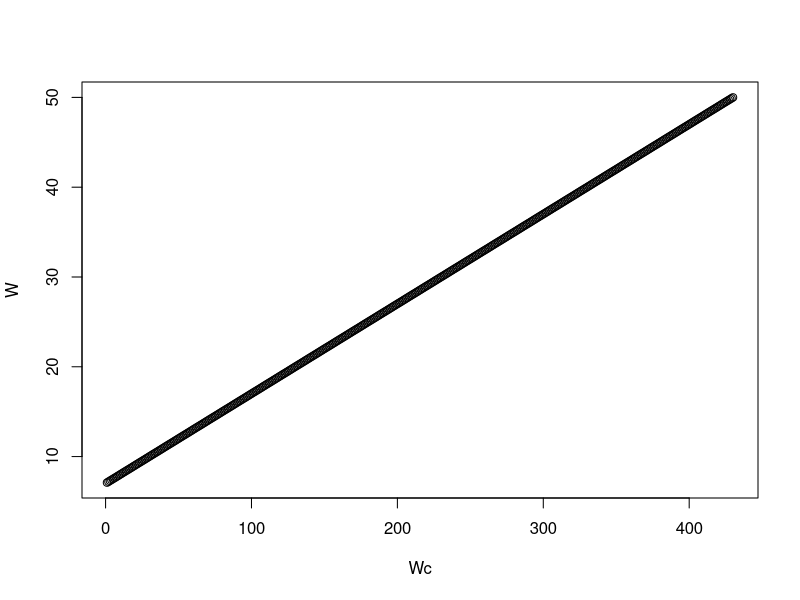
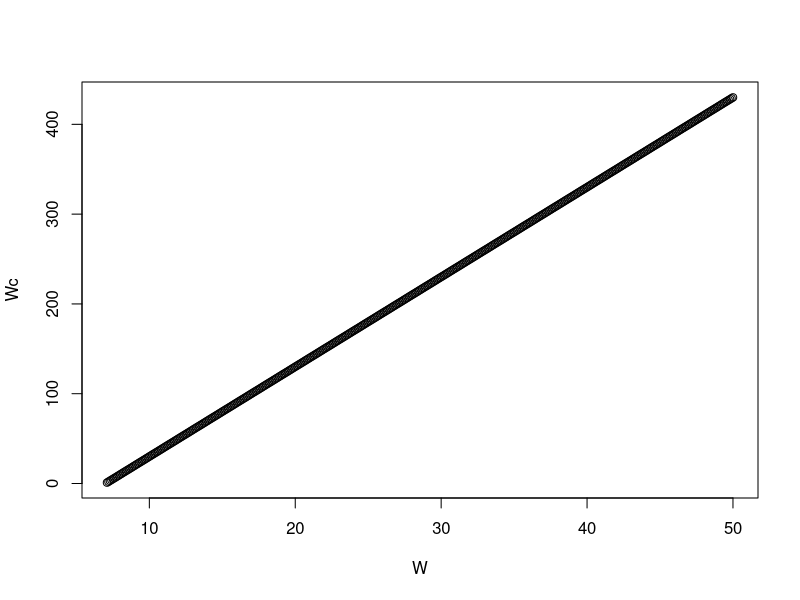
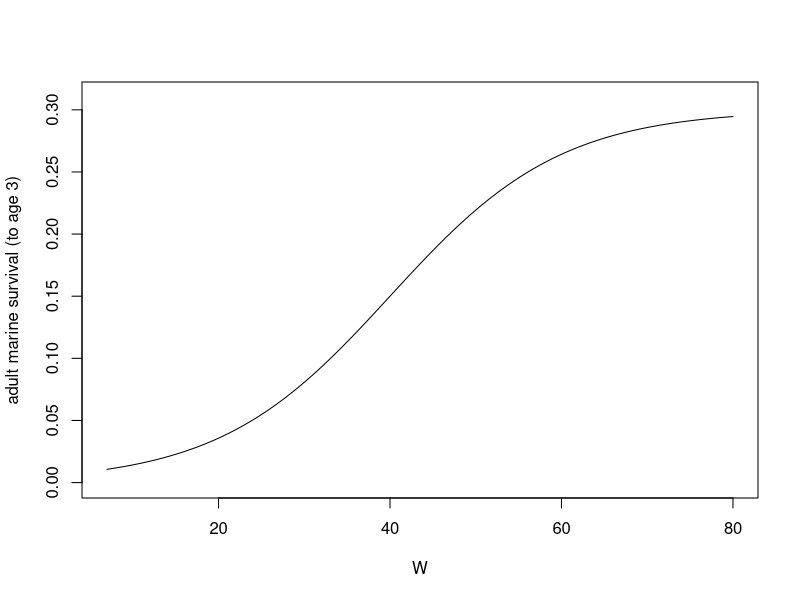

The R script that drew these images, in order: (Note: a time limit stopped this script after it produced the figures.)

##### DYNAMIC PROGRAM: juvenile salmon out-migration

# load libraries
library(abind); library(ggplot2); library(plyr); library(reshape2)

#remove scientific notation
options(scipen=999)




#### Set minimum and maximum values and steps for all state variables

# W: salmon weight (g)
Wmin <- 7
Wmax <- 50 # make this small to start? Eventually want 80 or 100 g...
Wstep <- 0.1 # discrete interval steps maybe try 0.05
Wstep.n <- ((Wmax-Wmin)/Wstep)  # this results in a lot of discrete steps
                      
# A: salmon area
Amin <- 1
Amax <- 26

# t: time
tmin <- 1
tmax <- 60




#### Make functions to convert between W in grams and W in computer discrete indexing

# Make a data frame to covert between real W (grams) and computer discrete index (Wc)
Wconvdf <- data.frame(W = seq(Wmin+Wstep, Wmax, 0.1), Wc = seq(1,Wstep.n,1))

plot(W ~ Wc, Wconvdf)
summary(lm(W ~ Wc, Wconvdf)) # y-int: 7, slope: 0.1
m.Wc <- 0.1
y.Wc <- 7

plot(Wc ~ W, Wconvdf)
summary(lm(Wc ~ W, Wconvdf)) # y-int: -70, slope: 10
m.W <- 10
y.W <- -70

# Build functions to convert between W and Wc
WtoWc <- function(W){ round(m.W*W + y.W, digits=Wstep) }
WctoW <- function(Wc){ m.Wc*Wc + y.Wc }

# Test
WtoWc(10); WtoWc(10.1); WtoWc(10.11) # Good. 30, 31, 31.
WctoW(30); WctoW(31) # Good.




#### Simulate river habitats by area
h.vec <- rep(NA, Amax) # create blank vector for habitats for each Area.

h.vec[Amax] <- "o" # make the last area (Amax) the ocean: "o"

set.seed(24)  # set.seed to keep altered and natural habitat distribution constant for now.
h.vec[1:Amax-1] <- sample(0:1, Amax-1, replace=T, prob=c(0.5,0.5))  # randomly sample
        # Amax-1 number of values 0 or 1 with a 50% probability between the two values.

h.vec[h.vec == "1"] <- "a"  # change 1 from sample function to "a"
h.vec[h.vec == "0"] <- "n"  # change 0 from sample function to "n"




#### Make empty objects to store eventual outputs from dynamic programming equations

# F.all <- an array that stores the final expected fitness (probability of surviving to a
#          returning adult) for each salmon weight (columns), time (rows), for each area (matrices)

F.all <- array(NA, dim=c(tmax, Wstep.n, Amax))  #(rows: time, cols: weight, matrices: area)

# Best.beh <- an array with the same structure as F.all. This is the decision matrix. Stored values
#             will be the best decision chosen (move 0, 1, 2 areas).

Best.beh <- array(NA, dim=c(tmax, Wstep.n, Amax))  #(rows: time, cols: weight, matrices: area)

# Surv.day <- an array with the same structure as F.all. This is the survival matrix. Stored values
#             will be the daily survival (equation 4).

Surv.day <- array(NA, dim=c(tmax, Wstep.n, Amax))  #(rows: time, cols: weight, matrices: area)

# G.day <- an array with the same structure as F.all. This is the growth rate matrix. Stored values
#             will be the daily growth.

G.day <- array(NA, dim=c(tmax, Wstep.n, Amax))  #(rows: time, cols: weight, matrices: area)



# F.vec <- an array to hold the expected fitness at time t+1 (2nd column, value used in calculations), and
#         at time t (1st column, resulting value from current calculation, which will be used in the NEXT
#         iteration).

F.vec <- array(NA, dim=c(Wstep.n, 2, Amax))  #(rows: weight, cols: F(x,t), F(x, t+1), matrices: area)



#### Parameters

# Behavioral choice
U <- c(0, 1, 2)

# Terminal fitness
Ws    <- 40
r     <- 0.1
Smax  <- 0.3

# Growth
E     <- 0.04
qa    <- 0.7 #can change
qn    <- 1    # can change
a     <- 0.86
Alpha <- 0.00607
d     <- 1
dn0   <- 0.7
v     <- 0.027
f     <- 0.5
g     <- 2
c     <- 40
j     <- 0.07

# Risk
Bu    <- c(0.7, 1, 0.7) # B0, B1, B2 (can concatenate because we will loop over behavior choices?)
Ba    <- 1
Bn    <- 0.7 #can change
Bo    <- 1
Bw    <- 2
M     <- 0.002
m     <- -0.37
ya    <- 1  #can change
yn    <- 1  #can change
yo    <- 1  #can change
P     <- 20

#### Terminal fitness function - how does salmon weight at tmax and Amax relate to probability of
#    surviving to a returning adult? Larger salmon more likely to survive to a returning adult.
#    Sigmoidal function that asymptotes at Smax.

#ONLY applicable for salmon at A 26 at tmax!!!! Otherwise, fitness is 0!
TERM.FUN <- function(W, Ws, r, Smax){ Smax/(1+exp(-r*(W-Ws))) }

# plot Terminal Fitness function
curve(TERM.FUN(W, Ws=Ws , r=r, Smax=Smax), xname="W", xlim=c(7,80), ylim=c(0,0.31), ylab="adult marine survival (to age 3)")




#### Fill in last column (tmax) for F.vec based on Terminal fitness function
F.vec[1:Wstep.n, 2, Amax] <- TERM.FUN(W = seq(Wmin+Wstep, Wmax , Wstep),
                                              Ws=Ws, r=r, Smax=Smax)

F.vec[,2,1:Amax-1] <- 0    #if salmon end in any area besides the last (Amax), then their fitness is 0!

#View(F.vec[,,Amax]) #check and see terminal values at Amax (should all be values)
#View(F.vec[,,1]) #check and see terminal values at Area 1 (should all be 0s)




#### Fitness function - function to calculate fitness at any salmon weight,area,
          # and behavior (movement choice). Use state dynamics to calculate new
          # W(t+1) and new A(t+1). Calculate expected fitness for resulting new
          # states from 2nd column of F.vec. Returns Fit (matric with two values):
          # Fit[,1] is expected fitness
          # Fit[,2] is daily survival

# Functions used inside the Fitness function (see Final State Dynamics.R for more details)
GROWTH.FUN <- function(W, E, q, a, Alpha, d, v, U)    { q*E*W^a - d*Alpha*W*exp(v*U) }
OCEAN.Q <-    function(t, f, g, c, j)             { f + g*exp(-(t-c)^2/2*j^2) }
SURV.FUN <-   function(W, Bu, Bh, Bw, M, m, y, P) { (1-M*(Bu + Bh + Bw*W^m))^(y*P) }


# Fitness function (described above)
FITNESS <- function(Wc, A, t, U, Wmax, Amax, # state vars, constraints & beh choice (vars we will for loop over)
                    E, q, a, Alpha, d, v, f, g, c, j, Bu, Bh, Bw, M, m, y, P, # vars in functions
                    qa, qn, ya, yn, yo, # vars that vary by habitat (h.vec)
                    h.vec, F.vec) # vectors describing habitats of areas and stored Fitness values
  
  { # start of function
  
  #define or change input parameters that depend on U, habitat, or Area.
  U  <- ifelse(U == 1, 20, ifelse(U == 2, 40, 0))
  d  <- ifelse(U == 0 & h.vec[A] == "n", dn0, d)
  q  <- ifelse(h.vec[A] == "o", OCEAN.Q(t=t, f=f, g=g, c=c, j=j), ifelse(h.vec[A] == "n", qn, qa))
  Bh <- ifelse(h.vec[A] == "n", Bn, ifelse(h.vec[A] == "a", Ba, Bo))
  y  <- ifelse(h.vec[A] == "n", yn, ifelse(h.vec[A] == "a", ya, yo))
  W  <- WctoW(Wc) # convert Wc (discrete 1 to 730 to W in grams)
  
  Wnew <- W + GROWTH.FUN(W=W, E=E, a=a, v=v, Alpha= Alpha, U=U, d=d, q=q)
  
  Wnew <- min(Wnew, Wmax) # if Wnew is greater than max value, keep at max value (this will be unlikely to happen since our Wmax is BIG.)
  Wcnew <- WtoWc(Wnew)
  
  Anew <- A + ifelse(U == 20, 1, ifelse(U == 40, 2, 0))           # salmon's new location is its current A plus movement choice U.
  Anew <- min(Anew, Amax) # if salmon are in the ocean (Amax) keep them in the ocean.
  
  Fit <- matrix(NA, 1, 3)
  Fit[,1] <- ifelse(Wnew > Wmin, SURV.FUN(W=W, Bu=Bu, Bw=Bw, M=M, m=m,
                                          P=P, Bh=Bh, y=y)*F.vec[Wcnew, 2, Anew], 0)
  Fit[,2] <- SURV.FUN(W=W, Bu=Bu, Bw=Bw, M=M, m=m,
                      P=P, Bh=Bh, y=y)
  Fit[,3] <- GROWTH.FUN(W=W, E=E, a=a, v=v, Alpha= Alpha, U=U, d=d, q=q)
  
  return(Fit)
  
} # end function.

#Test Fitness function 
FITNESS(Wc=1, A=Amax, t=tmax, U=0, Wmax, Amax,
        E, q, a, Alpha, d, v, f, g, c, j, Bu=Bu[1], Bh, Bw, M, m, y, P, 
        qa, qn, ya, yn, yo, 
        h.vec, F.vec) # # (Expected Fitness) and # (daily survival) and # growth rate (for that time step)!!!!!



#### OVER.BEH function to apply over BEHAVIORAL CHOICES (move 0, 1, 2).
      # Function used to apply FITNESS using for loop over all behavioral choices.
      # Returns the maximum fitness (F.best), best choice (Beh.best), and daily survival (Surv.day).
      # F.best saved in appro first col of F.vec.
      # Returns Temp.out: copy of updated F.vec with extra rows at bottom with F.best and Beh.best.

OVER.BEH <- function(Wc, A, t, U, Wmax, Amax, # state vars, constraints & beh choice (vars we will for loop over)
                     E, q, a, Alpha, d, v, f, g, c, j, Bu, Bh, Bw, M, m, y, P, # vars in functions
                     qa, qn, ya, yn, yo, # vars that vary by habitat (h.vec)
                     h.vec, F.vec)

  { # start function
  F.beh.surv <- matrix(NA, 3, 3)  #matrix to save fitness (Fit) from each (3) behavioral choice.
  
  # run a for loop over all behavioral choices to get FITNESS (Fit) from each one.
  for(i in 1:length(U)){ F.beh.surv[i,] <- FITNESS(Wc, A, t, U[i], Wmax, Amax,
                                               E, q, a, Alpha, d, v, f, g, c, j, Bu[i], Bh, Bw, M, m, y, P, 
                                               qa, qn, ya, yn, yo, 
                                               h.vec, F.vec) }

  F.best <- max(F.beh.surv[,1])  # Get maximum expected fitness from all three behavioral choices.
  S.day <- ifelse(F.best > 0, F.beh.surv[F.beh.surv[,1] == F.best, 2], NA) # Get the daily survival from the max expected fitness.
  G.day <- ifelse(F.best > 0, F.beh.surv[F.beh.surv[,1] == F.best, 3], NA) # Get the daily growth from the max expected fitness.
  
  Temp <- data.frame(Fit = F.beh.surv[,1], beh = seq(0,2,1), Surv = F.beh.surv[,2], Growth = F.beh.surv[,3])  # make temp dataframe with each fitness (Fit) for each behavior (0,1,2), and daily survival (Surv).
  Beh.best <- ifelse(F.best > 0, Temp[Temp$Fit == max(Temp$Fit),2], NA)  #get single value of best behavior choice (0,1,2). If F.best is 0 for all behavioral types, than no beh is best, return NA.
  
  F.vec[Wc,1,A] <- F.best  # save best fitness in the appropriate F.vec column 1 for that specific state W and A.
  
  Temp.out <- array(NA, dim=c(Wstep.n+2, 2, Amax)) #(rows: salmon weight, cols: F(x,t), F(x, t+1), matrices: area). Same size as F.vec, but add 2 rows to save F.best, Best.beh, and Surv.day.
  Temp.out[Wstep.n+1,,] <- c(F.best, Beh.best)
  Temp.out[Wstep.n+2,,] <- c(S.day, G.day)
  Temp.out[1:Wstep.n,,] <- F.vec  # Temp.out needs ALL the info that will be used in the next function/loop. 
                               # F.vec AND F.best, S.day, and Beh.best. Will split up later to use in different ways in the next function OVER.STATES.
  return(Temp.out)
  
  } # end function.

# Check if loop inside OVER.BEH works
F.beh.surv <- matrix(NA, 3, 3)
for(i in 1:length(U)){ F.beh.surv[i,] <- FITNESS(Wc=1, A=Amax, t=tmax, U[i], Wmax, Amax,
                                                 E, q, a, Alpha, d, v, f, g, c, j, Bu[i], Bh, Bw, M, m, y, P, 
                                                 qa, qn, ya, yn, yo, 
                                                 h.vec, F.vec) }
F.beh.surv # Works!!!

rm(F.beh.surv) #remove after done checking.


# Check if OVER.BEH works for a specific W and A state for tmax-1. 
Test.beh <- OVER.BEH(Wc=1, A=Amax, t=tmax, U, Wmax, Amax,
                     E, q, a, Alpha, d, v, f, g, c, j, Bu, Bh, Bw, M, m, y, P,
                     qa, qn, ya, yn, yo, 
                     h.vec, F.vec)
View(Test.beh[,,Amax])   # Works!!! Look for a value in column one at W<-3 and
                      # in rows 731 and 731 where we stored Fit, Beh.best, S.day, and G.day.
rm(Test.beh)


#### OVER.STATES function to apply over BEHAVIORAL CHOICES (move 0, 1, 2) AND AREA (1 to 26).
     # Function used to iterate OVER.BEH over both states W and A using nested for loops.
     # Run OVER.BEH and get Temp.out. Split Temp.out to F.vec and best.F.beh (only F.best and Beh.best).
     # Put Beh.best in appro Store spot. Combine F.vec and Store in an array,
     # Temp.out2 with 4 cols (F(x,t), F(x,t+1), F.best, Beh.best, S.day).

OVER.STATES <- function(Wc, A, t, U, Wmax, Amax, # state vars, constraints & beh choice (vars we will for loop over)
                        E, q, a, Alpha, d, v, f, g, c, j, Bu, Bh, Bw, M, m, y, P, # vars in functions
                        qa, qn, ya, yn, yo, # vars that vary by habitat (h.vec)
                        h.vec, F.vec)
 { # start function
  
  Store <- array(NA, dim=c(Wstep.n, 4, Amax)) # Array to store all F.best (col 1), Beh.best (col 2), and S.day (col 3), G.day (col 4)
                                                # from OVER.BEH for each state W (rows) and A (matrices).
  
  for(Wc in 1:Wstep.n){
    for(A in 1:Amax){
      Temp.out <- OVER.BEH(Wc, A, t, U, Wmax, Amax,
                           E, q, a, Alpha, d, v, f, g, c, j, Bu, Bh, Bw, M, m, y, P,
                           qa, qn, ya, yn, yo,
                           h.vec, F.vec) # this returns Temp.out from OVER.BEH, which looks like...
                                         # an array: (rows: salmon weight (length: Wstep.n+2),
                                         # 2 cols: F(x,t), F(x, t+1), matrices: area (length: Amax)).
                                         # Same size as F.vec, but add 2 rows to Wstep.n to save
                                         # F.best [in Wstep.n+1 row, 1st col], Best.beh [in Wstep.n+1 row, 2nd col],
                                         # Surv.day [Wstep.n=2 row, 1st col], and G.day [Wstep.n=2 row, 2nd col].
      
      F.vec <- Temp.out[1:Wstep.n,,] # get F.vec by itself out of Temp.out (without last two rows).
      best.F.beh.S <- c(Temp.out[Wstep.n+1,1,1], Temp.out[Wstep.n+1,2,1], Temp.out[Wstep.n+2,1,1], Temp.out[Wstep.n+2,2,1]) # get F.best, Beh.best, S.day, G.day.
      
      Store[Wc,,A] <- best.F.beh.S # put F.best, Beh.best, S.day, G.day in Store for appro loop state combo.
      
    }} #end nested for loops.
  
  # Combine Store values with F.vec in Temp.out2 as the vessel leaving this function to bring important info to next for loop!
  Temp.out2 <- abind(F.vec, Store, along = 2) # add Store columns to F.vec. This should be an array (rows: Wstep.n, matrices: Amax)
                                              # with 5 columns: F(X,t), F(X,t+1), F.best, Beh.best. S.day.
                                              # along = 2 tells to bind the columns (dimension 2) together!
  return(Temp.out2)
  
 } # end function.


# check to see if OVER.STATES works and returns Temp.out2
Test.States <- OVER.STATES(Wc, A, t=tmax-1, U, Wmax, Amax,
                E, q, a, Alpha, d, v, f, g, c, j, Bu, Bh, Bw, M, m, y, P,
                qa, qn, ya, yn, yo, 
                h.vec, F.vec)

View(Test.States[,,Amax-1]) # works!!
      # View(Test.States[,,Amax]) Col 2 (F(W,t+1)) has values from terminal fitness, optimal choice has to be move 0
      # View(Test.States[,,Amax-1]) Col 2 (F(W,t+1)) has 0s from terminal fitness, optimal choice can be move 1 or 2
      # View(Test.States[,,Amax-2]) Col 2 (F(W,t+1)) has 0s from terminal fitness, optimal choice has to be move 2
      # View(Test.States[,,Amax-3]) Col 2 (F(W,t+1)) has 0s from terminal fitness, F.best all 0s because can't make it
                                                   # to A26 in by tmax. Therefore, Beh.best and S.day all NAs.
rm(Test.States)



#### MAIN PROGRAM: iterate all of the above functions over time starting with tmax and moving backwards until t = 0.

### Output objects to save data from program
F.vec    # (rows: weight, cols: F(x,t), F(x, t+1), matrices: area)
F.all    # (rows: time, cols: weight, matrices: area)
Best.beh # (rows: time, cols: weight, matrices: area)
Surv.day # (rows: time, cols: weight, matrices: area)
G.day    # (rows: time, cols: weight, matrices: area)

# Start iterations over time
t <- tmax # time starts with tmax.


start.time <- Sys.time() # time how long the while loop takes

# Use while loop starting at Time = tmax, decrement with each loop, until time is 1 and then exit the loop.
while(t > 1)
  { # start while loop
  
  t <- t - 1 # This takes the Time from the prior loop and decrements it by one for the next loop.
  
  Temp.out2 <- OVER.STATES(Wc, A, t, U, Wmax, Amax,
                           E, q, a, Alpha, d, v, f, g, c, j, Bu, Bh, Bw, M, m, y, P,
                           qa, qn, ya, yn, yo,
                           h.vec, F.vec)  # Get all F.best, Beh.best, and S.day for all W and A for the current Time.
                                          # Temp.out2 also has the updated F.vec!
  
  TempF.vec <- Temp.out2[,1:2,] # Get F.vec out of Temp.out2 (first two columns).
  
  for (J in 1:Wstep.n){    # for each state W and A, update F.vec with the new F.vec (TempF.vec) from the OVER.STATES function (column 1),
    for(K in 1:Amax){   # and put those values back into F.vec in the second column to be ready for the next time iteration.
      F.vec[J,2,K] <- TempF.vec[J,1,K] }}
  
  Best.beh[t,,] <- Temp.out2[,4,]  # save best behavior in Best.beh (decision matrix!)
  F.all[t,,] <- Temp.out2[,3,]     # save best fitness in F.all
  Surv.day[t,,] <- Temp.out2[,5,]  # save daily Survival in Surv.day
  G.day[t,,] <- Temp.out2[,6,]     # save daily growth in G.day
  
} # end while loop.

end.time <- Sys.time() # time how long the while loop takes
program.duration <- end.time - start.time
program.duration 

# Check output data sets to see if they make sense
View(F.all[,,Amax])
View(Best.beh[,,Amax-10])
View(Surv.day[,,Amax-4])
View(G.day[,,Amax]) # not 100% sure these are the values I want to use.
# Wahoooo!!!!! Only this is time 60 (last row) is missing because they are from
  # the Terminal Fitness function (not the program)! But I can always manually add them in!




#### Collapse arrays and combine into one data frame for plotting in ggplot.

## Best.beh
df.beh <- adply(Best.beh, c(1,2,3))                  # collapse array to dataframe
colnames(df.beh) <- c("t", "Wc", "A", "Best.beh")  # add labels to columns

# change factors to numeric.
df.beh$t <-as.numeric(df.beh$t)
df.beh$Wc <-as.numeric(df.beh$Wc)
df.beh$A <-as.numeric(df.beh$A)
summary(df.beh)

# add column for W and get the values convertedf rom Wc.
df.beh$W <- WctoW(df.beh$Wc)


## F.all
df.Fit <- adply(F.all, c(1,2,3))
colnames(df.Fit) <- c("t", "Wc", "A", "Fit")

# change factors to numeric.
df.Fit$t <-as.numeric(df.Fit$t)
df.Fit$Wc <-as.numeric(df.Fit$Wc)
df.Fit$A <-as.numeric(df.Fit$A)
summary(df.Fit)

# add column for W and get the values convertedf rom Wc.
df.Fit$W <- WctoW(df.Fit$Wc)


## Surv.day
df.S <- adply(Surv.day, c(1,2,3))
colnames(df.S) <- c("t", "Wc", "A", "S.day")

# change factors to numeric.
df.S$t <-as.numeric(df.S$t)
df.S$Wc <-as.numeric(df.S$Wc)
df.S$A <-as.numeric(df.S$A)
summary(df.S)

# add column for W and get the values converted from Wc.
df.S$W <- WctoW(df.S$Wc)

# join all together.
df.all1 <- join(df.beh, df.Fit)   # join data for best behavior and fitness together in one data frame.

df.all2 <- join(df.all1, df.S)    # join also daily survival estimates.

summary(df.all2) # check data types
df.all2$Best.beh <- as.factor(df.all2$Best.beh) # make Best.beh a factor.

df.all2 <- df.all2[df.all2$t != tmax,]  # drop tmax because that is the end, and therefore have no behavioral choices.


## Export all decision, fitness, and survival matrices.
write.csv(df.all2, "C:\\Users\\megan\\Google Drive\\Professional\\GIT Repositories\\SDP-pred-mig\\results\\All.program.output.csv")




#### FORWARD SIMULATIONS ####
# create subset of salmon starting computer weights (Wc) to simulate tracks for
Wstart <- seq(7.1, 20, 0.5) # pick starting weights (g) to simulate

# convert sim.sam from W to Wc
Wstart <- WtoWc(Wstart)

# create output objects to store outcomes from for loop
output.A <- matrix(NA, tmax, length(Wstart))  # roWstart: time, columns: weight (W). Output to track best behaviors over time for each state.
output.A[1,] <- 1 # salmon start in area 1

output.S <- matrix(NA, tmax, length(Wstart)) # output to store daily Surv
output.Fit <- matrix(NA, tmax, length(Wstart)) # output to store expected Fitness
output.beh <- matrix(NA, tmax, length(Wstart)) # output to store best behavior

output.Wc <- matrix(NA, tmax, length(Wstart)) # output to store changing W over time.
output.Wc[1,] <- Wstart

output.Scum <- matrix(NA, tmax, length(Wstart)) # output to store cumulative survival over time.

# for loop tracking new areas for individuals starting at A = 1, and my chosen salmon weights (W in sim.sam).

for(X in 1:length(Wstart)){            # iterate over chosen starting salmon weights
  for(t in 1:(tmax-1)){                    # iterate over time
    A <- output.A[t,X]                     # current area is the value in the current row of time (t)
    Anew <- A + Best.beh[t,X,A]            # area in next time step is the current location plus how much they move (Best.beh)
    Anew <- min(Anew, Amax)                # area cannot be greater than Amax 
    output.A[t+1,X] <- Anew                # store new area in the next row (t+1)
 
    Wc <-output.Wc[t,X]                    # current Wc (computer weight) is from the appro spot in output.Wc
    W <- WctoW(Wc)                         # convert to W (salmon weight in g)
    W.new <- W + G.day[t,X,A]              # new salmon weight is current W (g) plus growth increment from certain choice stored in G.day
    Wc.new <- WtoWc(W.new)                 # convert new W to new Wc
    output.Wc[t+1,X] <- Wc.new             # store new Wc in output.Wc
    
    output.S[t,X] <- Surv.day[t,X,A]       #  get appro daily survival from Surv.day and save it in output.S
    output.Fit[t,X] <- F.all[t,X,A]        #  get appro expected fitness from F.all and save it in output.Fit
    output.beh[t,X] <- Best.beh[t,X,A]     #  get appro best beh from Best.beh and save it in output.beh
  
    }} # end for loops.

output.W <- WctoW(output.Wc)





# for loop for cumulative survival
for(X in 1:length(Wstart)){
  for(t in 1:(tmax)){
    output.Scum[t,X] <- prod(output.S[1:t,X])
    }} # end of loop.







# Plot forward simulations!

# melt output.A
data.tracks <- melt(output.A)
colnames(data.tracks)<- c("Time", "Wstart", "A")

data.tracks <- join(data.tracks, data.frame(h = h.vec, A = seq(1,Amax,1)))

# melt output.S
data.tracks.S <- melt(output.S)
colnames(data.tracks.S)<- c("Time", "Wstart", "S.day")

data.tracks <- join(data.tracks, data.tracks.S)

# melt output.Fit
data.tracks.Fit <- melt(output.Fit)
colnames(data.tracks.Fit)<- c("Time", "Wstart", "Fit")

data.tracks <- join(data.tracks, data.tracks.Fit)

# melt output.beh
data.tracks.beh <- melt(output.beh)
colnames(data.tracks.beh)<- c("Time", "Wstart", "Beh")

data.tracks <- join(data.tracks, data.tracks.beh)

# melt output.beh
data.tracks.Scum <- melt(output.Scum)
colnames(data.tracks.Scum)<- c("Time", "Wstart", "S.cum")

data.tracks <- join(data.tracks, data.tracks.Scum)

# melt output.W
data.tracks.W<- melt(output.W)
colnames(data.tracks.W)<- c("Time", "Wstart", "W")

data.tracks <- join(data.tracks, data.tracks.W)

# convert Wstart to salmon weigh units and as a factor.
data.tracks$Wstart <- as.factor(data.tracks$Wstart)
levels(data.tracks$Wstart) <- c(WctoW(Wstart))


# see data.tracks all together: Time, W, A, h, S.day, Fit, Beh
head(data.tracks)


# Plot forward simulations!

# plot outmigration tracks.
ggplot(data=data.tracks, aes(x=Time, y=A, color=as.factor(Wstart))) +
  geom_line(size=1, position=position_dodge(0.4)) + geom_point(position=position_dodge(0.4)) +
  theme(axis.line = element_line(colour = "black"), panel.border = element_blank(), panel.background = element_blank()) +
  theme(legend.key=element_blank(), legend.position="bottom", legend.background=element_blank()) + coord_equal() +
  scale_x_continuous(breaks = seq(1,tmax,1)) +
  scale_y_continuous(breaks = seq(1,Amax,1))



# plot daily survival by time.
ggplot(data=data.tracks, aes(x=Time, y=S.day, color=as.factor(Wstart))) +
  scale_x_continuous(breaks = seq(1,tmax,1)) + geom_point(position=position_dodge(0.4)) +
  theme(axis.line = element_line(colour = "black"), panel.border = element_blank(), panel.background = element_blank()) +
  theme(legend.key=element_blank(), legend.background=element_blank()) +
  scale_x_continuous(breaks = seq(1,tmax,1))

# plot daily survival by Area.
ggplot(data=data.tracks, aes(x=A, y=S.day, color=as.factor(Wstart))) + geom_point(position=position_dodge(0.4)) +
  theme(axis.line = element_line(colour = "black"), panel.border = element_blank(), panel.background = element_blank()) +
  theme(legend.key=element_blank(), legend.background=element_blank()) +
  scale_x_continuous(breaks = seq(1,Amax,1))

# plot cumulative survival by time.
ggplot(data=data.tracks, aes(x=Time, y=S.cum, color=as.factor(Wstart))) + geom_point(position=position_dodge(0.4)) +
  theme(axis.line = element_line(colour = "black"), panel.border = element_blank(), panel.background = element_blank()) +
  theme(legend.key=element_blank(), legend.background=element_blank()) +
  scale_x_continuous(breaks = seq(1,tmax,1))

# plot growth by time.
ggplot(data=data.tracks, aes(x=Time, y=W, color=as.factor(Wstart))) + geom_point() +
  theme(axis.line = element_line(colour = "black"), panel.border = element_blank(), panel.background = element_blank()) +
  theme(legend.key=element_blank(), legend.background=element_blank()) +
  scale_x_continuous(breaks = seq(1,tmax,1))



#### Get frequency of moves per habitat per starting salmon weight (Wstart)

# df <- subset(data.tracks, data.tracks$Wstart == 7.1) # to practice within function on one Wstart value.


TRACK.SUM.FUN <- function(A, h, Beh, Time, Fit, S.day, S.cum, W){ # start function.
  df <- data.frame (A, h, Beh, Time, Fit, S.day, S.cum, W)
  df$Beh <- as.factor(df$Beh)
  df$h <- as.factor(df$h)
  
  Fit <- max(df$Fit, na.rm=T)            # get maximum (end at tmax) expected future fitness (prob of surving to adult)
  S.cum.tot <- min(df$S.cum, na.rm=T)        # get minimum (end at tmax) cumulative survival from release.
  S.cum.riv <- min(df[df$h == "n" | df$h == "a", 7], na.rm=T)
  
  G.tot <- max(df$W, na.rm=T) - min(df$W, na.rm=T) # total growth in GRAMS.
  G.riv <- max(df[df$h == "n" | df$h == "a", 8], na.rm=T) - min(df[df$h == "n" | df$h == "a", 8], na.rm=T) # in river
  G.ocean <- max(df[df$h == "o", 8], na.rm=T) - min(df[df$h == "o", 8], na.rm=T) # in ocean
  
  df <- subset(df, df$h != "o")          # ignore data once in the ocean
  
  dur <- length(df$Beh)                  # calculate duration of entire migration from t until the ocean (in days)
  ag <- aggregate(A ~ Beh, df, length)   # aggregate number of different choices (Beh: 0, 1, 2)
  ag$dur <-  length(df$Beh)
  ag$p <- ag$A/dur                  # calculate the proportion of total choices of each type.
  
  ag.empty <- data.frame(Beh = as.factor(c(0,1,2)))
  ag1 <- join(ag.empty, ag, by="Beh", type = "left")
  ag1[is.na(ag1)] <- 0
  
  out <- data.frame(p0 = ag[ag$Beh == 0,4], 
                    p1 = ag[ag$Beh == 1,4], 
                    p2 = ag[ag$Beh == 2,4], 
                    dur = ag[1,3])  # store as dataframe as separate columns.
  

  ag.h <- aggregate(A ~ Beh + h, df, length)   # aggregate number of different choices (Beh: 0, 1, 2) BY habitat
  dur.h <- aggregate(A ~ h, df, length)
  colnames(dur.h)[2] <- "dur.h"
  ag.h <- join(ag.h, dur.h)
  ag.h$p <- ag.h$A / dur
  
  ag.e2 <- data.frame(Beh = as.factor(rep(c(0,1,2),2)), h = as.factor(c("n", "n", "n", "a", "a", "a")))
  ag2 <- join(ag.e2, ag.h, type="left")
  ag2[is.na(ag2)] <- 0
  
  out2 <- data.frame(p0.n = ag2[ag2$Beh == 0 & ag2$h == "n",5],
                     p1.n = ag2[ag2$Beh == 1 & ag2$h == "n",5],
                     p2.n = ag2[ag2$Beh == 2 & ag2$h == "n",5],
                     p0.a = ag2[ag2$Beh == 0 & ag2$h == "a",5],
                     p1.a = ag2[ag2$Beh == 1 & ag2$h == "a",5],
                     p2.a = ag2[ag2$Beh == 2 & ag2$h == "a",5],
                     dur.n = max(ag2[ag2$h == "n",4]),
                     dur.a = max(ag2[ag2$h == "a",4]))
  
  Smean <- data.frame(S.mean.n = mean(df[df$h == "n",5]),
                      S.mean.a = mean(df[df$h == "a",5]))
  
  out.final <- cbind(out, out2, Fit, S.cum.tot, S.cum.riv, G.tot, G.riv, G.ocean,
                     Smean) # return aggregated dataset for each Wstart
  
  out.final # return out.final
  
} #end function.

data.tracks.L <- droplevels(data.tracks)
data.tracks.L <- split(data.tracks.L, data.tracks.L$Wstart)

out.L<-lapply(data.tracks.L, function(x) TRACK.SUM.FUN(x$A, x$h, x$Beh, x$Time, x$Fit, x$S.day, x$S.cum, x$W))

out.df<-ldply(out.L, as.vector)
colnames(out.df)[1]<-"Wstart"


# melt or reshape data frame for plotting in ggplot!

# get dataframe in long format by behavior choices
df.l.beh <- unique(out.df[,1:4])
df.l.beh <- melt(df.l.beh, variable.name = "Beh", value.name = "p")
levels(df.l.beh$Beh) <- c("0", "1", "2")


# by habitat and movement choice: natural
df.l.beh.n <- unique(out.df[, c("Wstart", "p0.n", "p1.n", "p2.n")])
df.l.beh.n <- melt(df.l.beh.n, variable.name = "Beh", value.name = "p")
levels(df.l.beh.n$Beh) <- c("0", "1", "2")
df.l.beh.n$h <- rep("n", length(df.l.beh.n$Wstart))

# by habitat and movement choice: altered
df.l.beh.a <- unique(out.df[, c("Wstart", "p0.a", "p1.a", "p2.a")])
df.l.beh.a <- melt(df.l.beh.a, variable.name = "Beh", value.name = "p")
levels(df.l.beh.a$Beh) <- c("0", "1", "2")
df.l.beh.a$h <- rep("a", length(df.l.beh.a$Wstart))

df.l.beh.h <- rbind(df.l.beh.n, df.l.beh.a)

View(join(df.l.beh.h, out.df))
  
## plot proportion of choices

# prop of move 0, 1 or 2 habitats by starting Size.
ggplot(data=df.l.beh, aes(x=as.numeric(Wstart), y=p, color=Beh)) + geom_point(size=2) + stat_smooth(method = "lm", alpha=0.1) +
  theme(axis.line = element_line(colour = "black"), panel.border = element_blank(), panel.background = element_blank()) +
  theme(legend.key=element_blank(), legend.background=element_blank())

# prop of move 1 (no habitat)
ggplot(data=out.df, aes(x=as.numeric(Wstart), y=p1)) + geom_point(size=2) + stat_smooth(method = "loess", alpha=0.1) +
  theme(axis.line = element_line(colour = "black"), panel.border = element_blank(), panel.background = element_blank()) +
  theme(legend.key=element_blank(), legend.background=element_blank())

# prop of move 2 (no habitat)
ggplot(data=out.df, aes(x=as.numeric(Wstart), y=p2)) + geom_point(size=2) + stat_smooth(method = "loess", alpha=0.1) +
  theme(axis.line = element_line(colour = "black"), panel.border = element_blank(), panel.background = element_blank()) +
  theme(legend.key=element_blank(), legend.background=element_blank())


# duration
ggplot(data=out.df, aes(x=as.numeric(Wstart), y=dur)) + geom_point(size=2) + stat_smooth(method = "loess", alpha=0.1) +
  theme(axis.line = element_line(colour = "black"), panel.border = element_blank(), panel.background = element_blank()) +
  theme(legend.key=element_blank(), legend.background=element_blank())



## plot proportion of choices BY HABITAT

# prop of move 0, 1 or 2 habitats by starting Size.
ggplot(data=df.l.beh.h, aes(x=as.numeric(Wstart), y=p, color=Beh, shape = h)) + geom_point(size=2) + stat_smooth(method = "loess", alpha=0.1) +
  theme(axis.line = element_line(colour = "black"), panel.border = element_blank(), panel.background = element_blank()) +
  theme(legend.key=element_blank(), legend.background=element_blank())

# prop of move 0 habitats by starting Size.
ggplot(data=subset(df.l.beh.h, Beh == 0), aes(x=as.numeric(Wstart), y=p, color=h)) + geom_point(size=2) +
  theme(axis.line = element_line(colour = "black"), panel.border = element_blank(), panel.background = element_blank()) +
  theme(legend.key=element_blank(), legend.background=element_blank())

# prop of move 1 habitats by starting Size.
ggplot(data=subset(df.l.beh.h, Beh == 1), aes(x=as.numeric(Wstart), y=p, color=h)) + geom_point(size=2) +
  theme(axis.line = element_line(colour = "black"), panel.border = element_blank(), panel.background = element_blank()) +
  theme(legend.key=element_blank(), legend.background=element_blank())

# prop of move 2 habitats by starting Size.
ggplot(data=subset(df.l.beh.h, Beh == 2), aes(x=as.numeric(Wstart), y=p, color=h)) + geom_point(size=2) +
  theme(axis.line = element_line(colour = "black"), panel.border = element_blank(), panel.background = element_blank()) +
  theme(legend.key=element_blank(), legend.background=element_blank())

# bar plots of move choices by habitat
ggplot(data=df.l.beh.h, aes(x=h, y=p, fill=Beh)) + geom_bar(stat="summary") +
  theme(axis.line = element_line(colour = "black"), panel.border = element_blank(), panel.background = element_blank()) +
  theme(legend.key=element_blank(), legend.background=element_blank())


ggplot(data=df.l.beh.h, aes(x=Beh, y=p, fill=h)) + geom_bar(stat="summary") +
  theme(axis.line = element_line(colour = "black"), panel.border = element_blank(), panel.background = element_blank()) +
  theme(legend.key=element_blank(), legend.background=element_blank())


## plot proportion of choices BY HABITAT

# prop of move 0, 1 or 2 habitats by starting Size.
ggplot(data=df.l.beh.h, aes(x=as.numeric(Wstart), y=p, color=Beh, shape = h)) + geom_point(size=2) + stat_smooth(method = "loess", alpha=0.1) +
  theme(axis.line = element_line(colour = "black"), panel.border = element_blank(), panel.background = element_blank()) +
  theme(legend.key=element_blank(), legend.background=element_blank())


# growth
ggplot(data=out.df, aes(x=as.numeric(Wstart), y=G.tot)) + geom_point()
ggplot(data=out.df, aes(x=as.numeric(Wstart), y=G.riv)) + geom_point() + stat_smooth(method="loess")
ggplot(data=out.df, aes(x=as.numeric(Wstart), y=G.ocean)) + geom_point()


# mean daily survival
